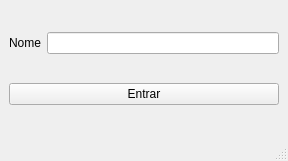
<?xml version="1.0" encoding="UTF-8"?>
<ui version="4.0">
 <class>MainWindow</class>
 <widget class="QMainWindow" name="MainWindow">
  <property name="geometry">
   <rect>
    <x>0</x>
    <y>0</y>
    <width>288</width>
    <height>161</height>
   </rect>
  </property>
  <property name="windowTitle">
   <string>Entrar</string>
  </property>
  <widget class="QWidget" name="centralwidget">
   <layout class="QVBoxLayout" name="verticalLayout_2">
    <item>
     <layout class="QHBoxLayout" name="horizontalLayout">
      <item>
       <widget class="QLabel" name="label">
        <property name="text">
         <string>Nome</string>
        </property>
       </widget>
      </item>
      <item>
       <widget class="QLineEdit" name="txtEntrar"/>
      </item>
     </layout>
    </item>
    <item>
     <widget class="QPushButton" name="btnEntrar">
      <property name="text">
       <string>Entrar</string>
      </property>
     </widget>
    </item>
   </layout>
  </widget>
  <widget class="QMenuBar" name="menubar">
   <property name="geometry">
    <rect>
     <x>0</x>
     <y>0</y>
     <width>288</width>
     <height>23</height>
    </rect>
   </property>
  </widget>
  <widget class="QStatusBar" name="statusbar"/>
 </widget>
 <resources/>
 <connections/>
</ui>
